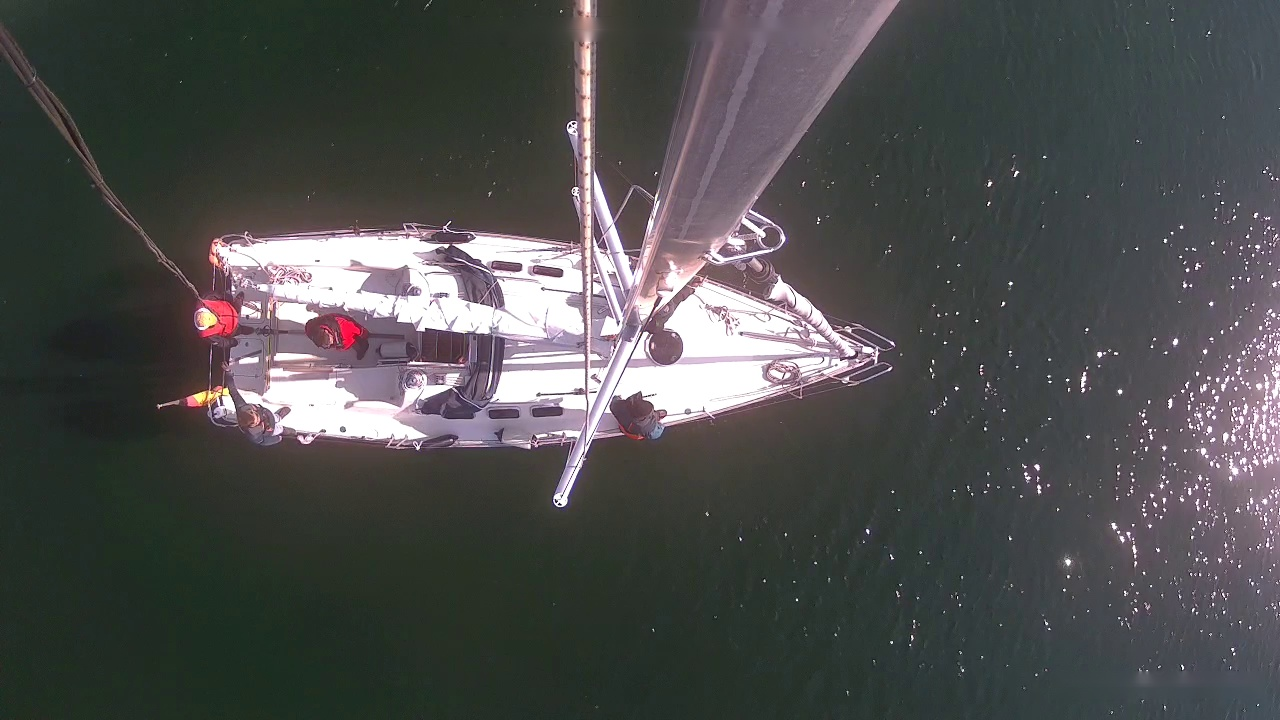
#> input picture test/three_images/img1.jpg, 1280 x 720 px, found by its file name
$ python merge.py
#> lines starting #> are read from the running program, lines starting #| are printed output that depends on the picture
import numpy as np
import cv2


def compute_homography(img1, img2, kpts1, kpts2):
    # [4 lines of commented-out code are left out]

    dst_pts = np.array(kpts1, dtype=np.float32).reshape(-1, 1, 2)
    src_pts = np.array(kpts2, dtype=np.float32).reshape(-1, 1, 2)

    # Establish a homography
    homography, _ = cv2.findHomography(src_pts, dst_pts, 0)
    return homography


def compute_canvas(img_shape, homography1, homography2):
    height, width = img_shape[:2]
    corners_basic = [[0, 0], [0, height - 1], [width - 1, height - 1], [width - 1, 0]]
    corners = np.array(corners_basic, dtype=np.float32).reshape(4, 1, 2)

    # Transform second image corners with homography
    corners_homography1 = cv2.perspectiveTransform(corners, homography1)
    corners_homography2 = cv2.perspectiveTransform(corners, homography2)

    # Find min and max of all corners
    all_corners = np.concatenate((corners, corners_homography1, corners_homography2), axis=0)
    x_min, y_min = np.around(all_corners.min(axis=0).ravel()).astype(np.int32)
    x_max, y_max = np.around(all_corners.max(axis=0).ravel()).astype(np.int32)

    # Compute translation and canvas size
    translation = (-x_min, -y_min)
    canvas_size = (x_max - x_min + 1, y_max - y_min + 1)

    return translation, canvas_size


def apply_warping(img1, img2, img3, homography1, homography2, canvas_size, translation):
    target_width, target_height = canvas_size
    tx, ty = translation

    img1_height, img1_width = img1.shape[:2]
    img1_tf = np.zeros(shape=(target_height, target_width, 3), dtype=np.uint8)
    img1_tf[ty : img1_height + ty, tx : img1_width + tx] = img1

    translation_matrix = np.array([[1, 0, tx], [0, 1, ty], [0, 0, 1]], dtype=np.float32)
    img2_tf = cv2.warpPerspective(img2, translation_matrix @ homography1, canvas_size)
    img3_tf = cv2.warpPerspective(img3, translation_matrix @ homography2, canvas_size)

    return img1_tf, img2_tf, img3_tf


# ---------------------------------------------


def mask(base_img, pts_base, query_img1, pts_query1, query_img2, pts_query2):

    homography1 = compute_homography(base_img, query_img1, pts_base, pts_query1)
    homography2 = compute_homography(base_img, query_img2, pts_base, pts_query2)
    translation, canvas_size = compute_canvas(img1.shape, homography1, homography2)
    img1_tf, img2_tf, img3_tf = apply_warping(
        base_img, query_img1, query_img2, homography1, homography2, canvas_size, translation
    )

    mask = np.full_like(img1_tf, 1 / 3, dtype=np.float64)
    img1_masked = img1_tf.astype(np.float64) * mask
    img2_masked = img2_tf.astype(np.float64) * mask
    img3_masked = img3_tf.astype(np.float64) * mask
    final = (img1_masked + img2_masked + img3_masked).astype(np.uint8)

    return final


if __name__ == "__main__":
    img1 = cv2.imread("test/three_images/img1.jpg").astype(np.uint8)
#> img1 is the input picture: shape (720, 1280, 3); mean B, G, R 77.8, 78, 77.7
    img2 = cv2.imread("test/three_images/img2.jpg").astype(np.uint8)
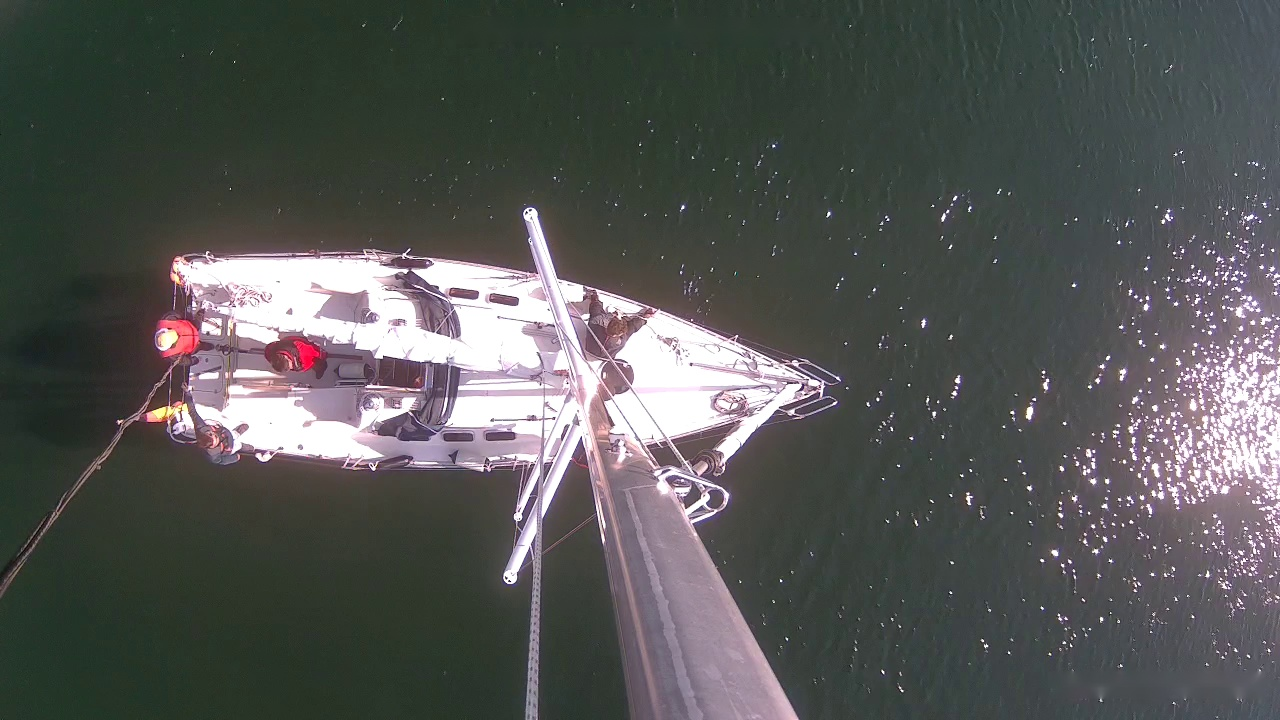
#> input picture test/three_images/img2.jpg, 1280 x 720 px, found by its file name
#> img2 is the input picture: shape (720, 1280, 3); mean B, G, R 84.6, 86.3, 84.9
    img3 = cv2.imread("test/three_images/img3.jpg").astype(np.uint8)
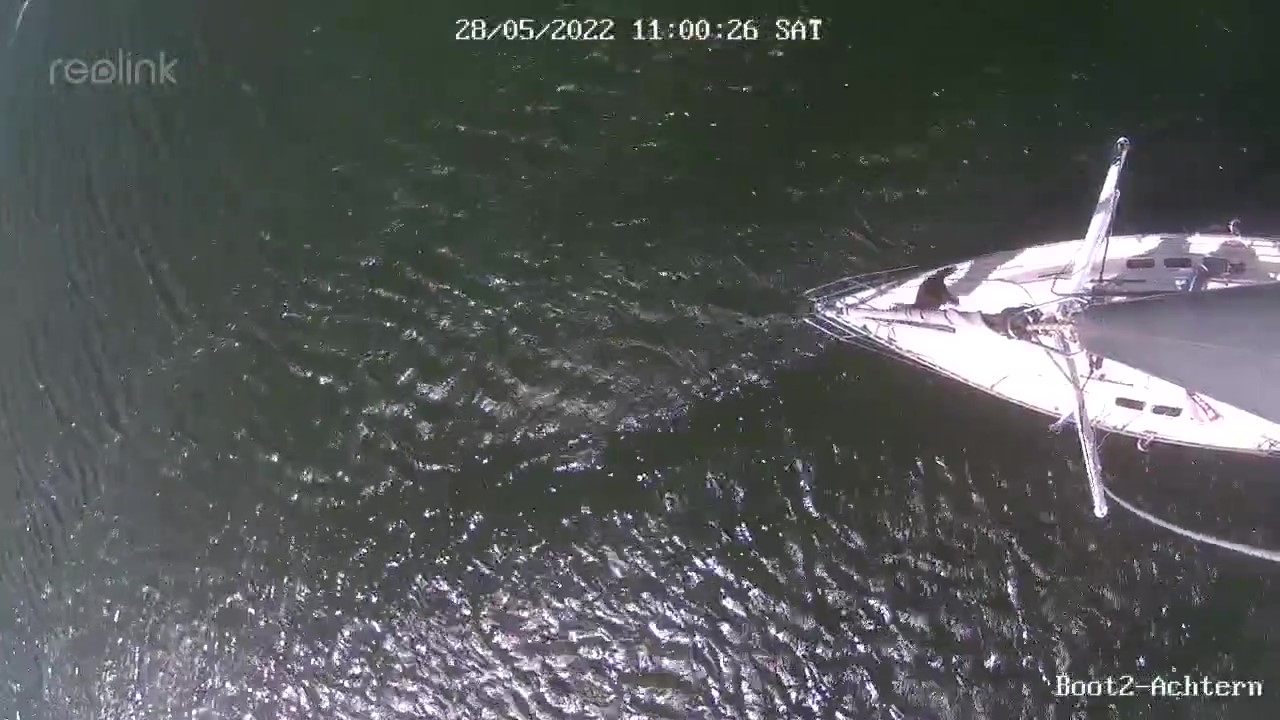
#> input picture test/three_images/img3.jpg, 1280 x 720 px, found by its file name
#> img3 is the input picture: shape (720, 1280, 3); mean B, G, R 86.6, 86.7, 83.8

    pts1 = [[895, 345], [892, 368], [706, 276], [713, 418], [562, 277], [562, 407]]
    pts2 = [[841, 380], [837, 402], [659, 310], [661, 447], [518, 305], [514, 432]]
    pts3 = [[802, 318], [803, 295], [988, 393], [1009, 248], [1116, 397], [1127, 268]]

    final = mask(img3, pts3, img1, pts1, img2, pts2)
#> in mask, `homography1 = compute_homography(base_img, query_img1, pts_base, pts_q..`: homography1 = [[-1.15, 0.267, 1433.1], [-0.172, -0.696, 593.8], [-0.000478, 0.000155, 1]]
#> in mask, `homography2 = compute_homography(base_img, query_img2, pts_base, pts_q..`: homography2 = [[-1.21, 0.275, 1423.5], [-0.164, -0.728, 617.6], [-0.000514, 0.00018, 1]]
#> in compute_canvas, `corners_homography1 = cv2.perspectiveTransform(corners, homography1)`: corners_homography1 = [[1433.1, 593.8], [1462, 83.89], [319.7, -253], [-82.79, 961.2]]
#> in compute_canvas, `corners_homography2 = cv2.perspectiveTransform(corners, homography2)`: corners_homography2 = [[1423.5, 617.6], [1435.9, 83.59], [146.8, -245.3], [-376.5, 1191.5]]
#> in compute_canvas, `all_corners = np.concatenate((corners, corners_homography1, corners_ho..`: all_corners = [[0, 0], [0, 719], [1279, 719], [1279, 0], [1433.1, 593.8], [1462, 83.89], [319.7, -253], [-82.79, 961.2], [1423.5, 617.6], [1435.9, 83.59], [146.8, -245.3], [-376.5, 1191.5]]
#> in compute_canvas, `x_min, y_min = np.around(all_corners.min(axis=0).ravel()).astype(np.in..`: x_min = -376; y_min = -253
#> in compute_canvas, `x_max, y_max = np.around(all_corners.max(axis=0).ravel()).astype(np.in..`: x_max = 1462; y_max = 1191
#> in compute_canvas, `translation = (-x_min, -y_min)`: translation = (376, 253)
#> in compute_canvas, `canvas_size = (x_max - x_min + 1, y_max - y_min + 1)`: canvas_size = (1839, 1445)
#> in mask, `translation, canvas_size = compute_canvas(img1.shape, homography1, hom..`: translation = (376, 253); canvas_size = (1839, 1445)
#> in apply_warping, `target_width, target_height = canvas_size`: target_width = 1839; target_height = 1445
#> in apply_warping, `tx, ty = translation`: tx = 376; ty = 253
#> in apply_warping, `img1_tf[ty : img1_height + ty, tx : img1_width + tx] = img1`:
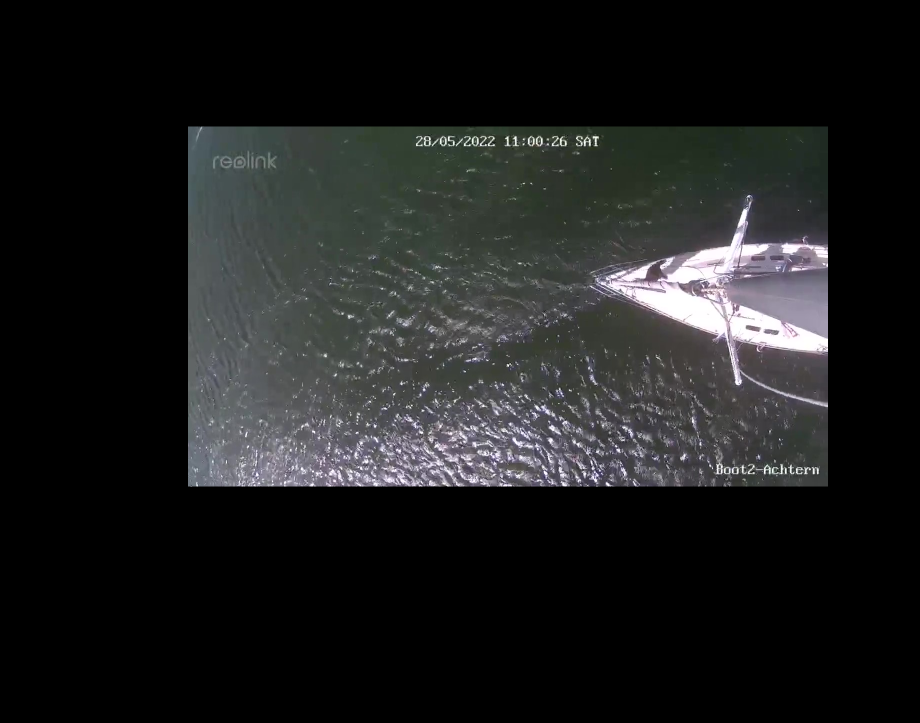
#> img1_tf: shape (1445, 1839, 3) (shown at 1/2 size); mean B, G, R 30, 30.1, 29.1
#> in apply_warping, `translation_matrix = np.array([[1, 0, tx], [0, 1, ty], [0, 0, 1]], dty..`: translation_matrix = [[1, 0, 376], [0, 1, 253], [0, 0, 1]]
#> in apply_warping, `img3_tf = cv2.warpPerspective(img3, translation_matrix @ homography2, ..`:
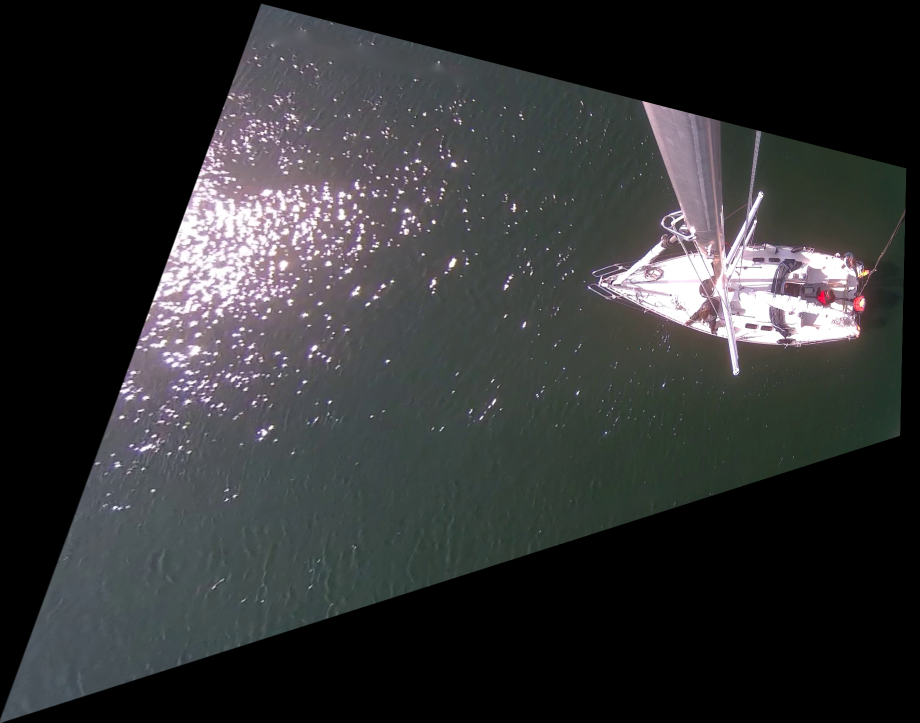
#> img3_tf: shape (1445, 1839, 3) (shown at 1/2 size); mean B, G, R 51.5, 50.7, 49.9
    final = cv2.resize(final, (1280, 720))
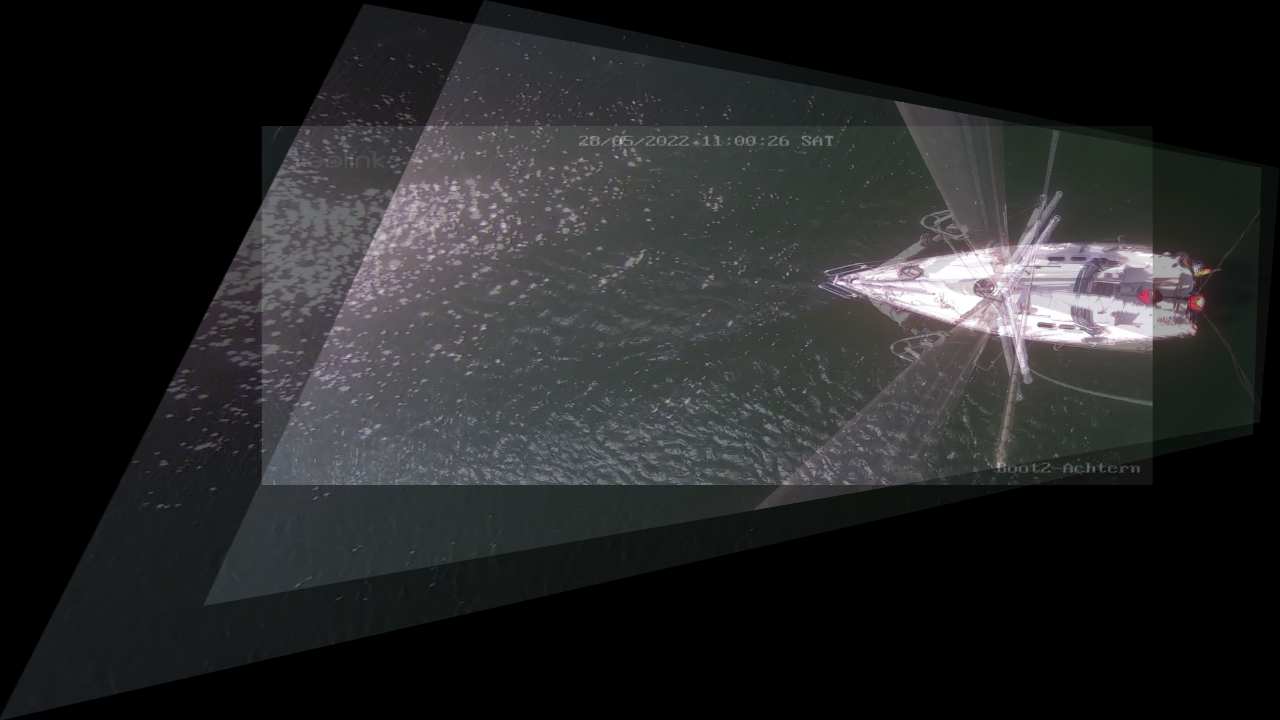
#> final: shape (720, 1280, 3); mean B, G, R 39.1, 38.4, 37.8
    cv2.imshow("f", final)
    cv2.imwrite("data/out/thesis/three_images.jpg", final)
    cv2.waitKey(0)
